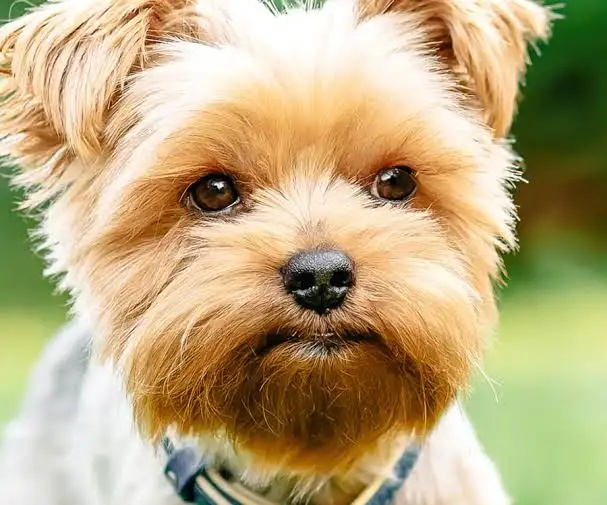
#> input picture Image Processing/LAB5/new_image.jpg, 607 x 505 px
$ jupyter execute ImageProcessingLab5.ipynb   (older library calls are emulated)
#> lines starting #> are read from the running program, lines starting #| are printed output that depends on the picture
### Task 1

[cell 1]
import cv2
import numpy as np
import matplotlib.pyplot as plt

img = cv2.imread('new_image.jpg')
#> img is the input picture: shape (505, 607, 3); mean B, G, R 127.6, 170.3, 188.6
img = cv2.cvtColor(img, cv2.COLOR_BGR2RGB)

kernel = np.ones((7,7), np.float32) / 49
smoothed = cv2.filter2D(img, -1, kernel)
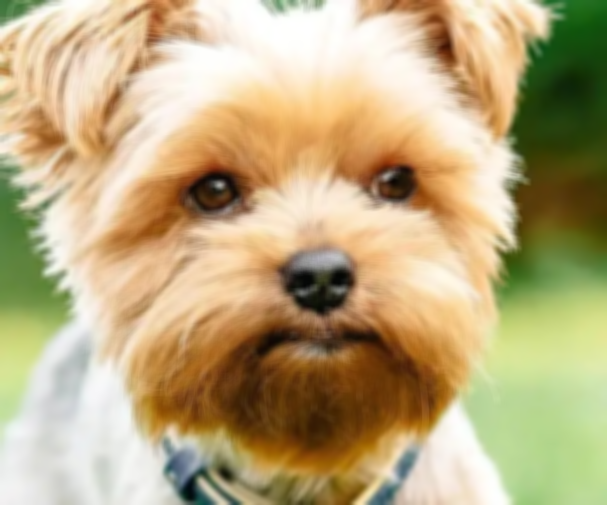
#> smoothed: shape (505, 607, 3); mean R, G, B 188.6, 170.3, 127.6

plt.figure(figsize=(10,5))

plt.subplot(1,2,1)
plt.imshow(img)
plt.title("Original")
plt.axis("off")

plt.subplot(1,2,2)
plt.imshow(smoothed)
plt.title("7x7 Box Filter")
plt.axis("off")

plt.show()
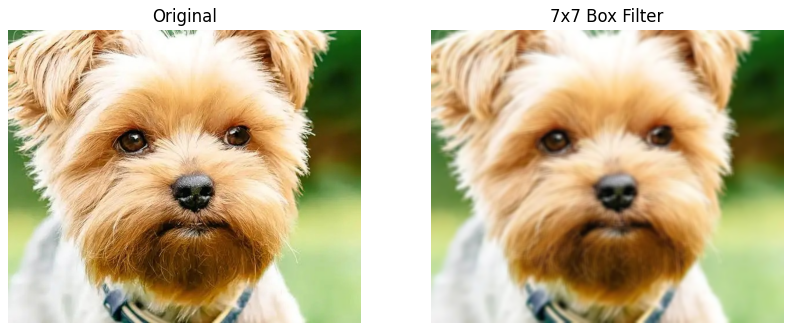
#> figure drawn by matplotlib, 2 panels

### Task 2

[cell 2]
import cv2
import matplotlib.pyplot as plt

img = cv2.imread('new_image.jpg')
img = cv2.cvtColor(img, cv2.COLOR_BGR2RGB)

gauss5 = cv2.GaussianBlur(img, (5,5), 0)
gauss21 = cv2.GaussianBlur(img, (21,21), 0)

plt.figure(figsize=(12,5))

plt.subplot(1,3,1)
plt.imshow(img)
plt.title("Original")
plt.axis("off")

plt.subplot(1,3,2)
plt.imshow(gauss5)
plt.title("5x5 Gaussian")
plt.axis("off")

plt.subplot(1,3,3)
plt.imshow(gauss21)
plt.title("21x21 Gaussian")
plt.axis("off")

plt.show()
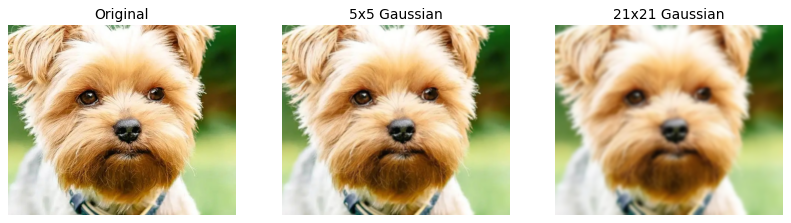
#> figure drawn by matplotlib, 3 panels

### Task 3

[cell 3]
import cv2
import numpy as np
import matplotlib.pyplot as plt

img = cv2.imread('new_image.jpg')
img = cv2.cvtColor(img, cv2.COLOR_BGR2RGB)

img_float = img.astype(np.float32) / 255.0

laplacian = cv2.Laplacian(img_float, cv2.CV_32F, ksize=3)
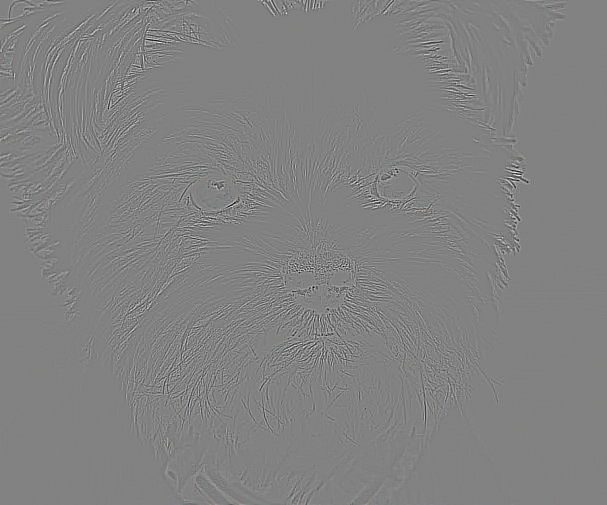
#> laplacian: shape (505, 607, 3) float32; mean R, G, B -1.83e-05, -3.25e-05, -3.55e-05; drawn with min black and max white

sharpened = np.clip(img_float - laplacian, 0, 1)
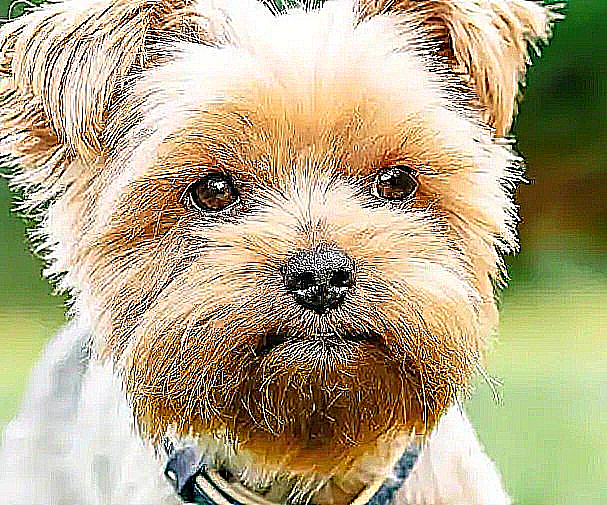
#> sharpened: shape (505, 607, 3) float32; mean R, G, B 0.705, 0.659, 0.52

plt.figure(figsize=(12,5))

plt.subplot(1,3,1)
plt.imshow(img_float)
plt.title("Original")
plt.axis("off")

plt.subplot(1,3,2)
plt.imshow(laplacian)
plt.title("Laplacian")
plt.axis("off")

plt.subplot(1,3,3)
plt.imshow(sharpened)
plt.title("Sharpened")
plt.axis("off")

plt.show()
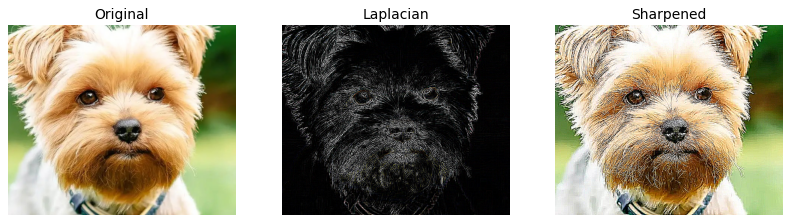
#> figure drawn by matplotlib, 3 panels
